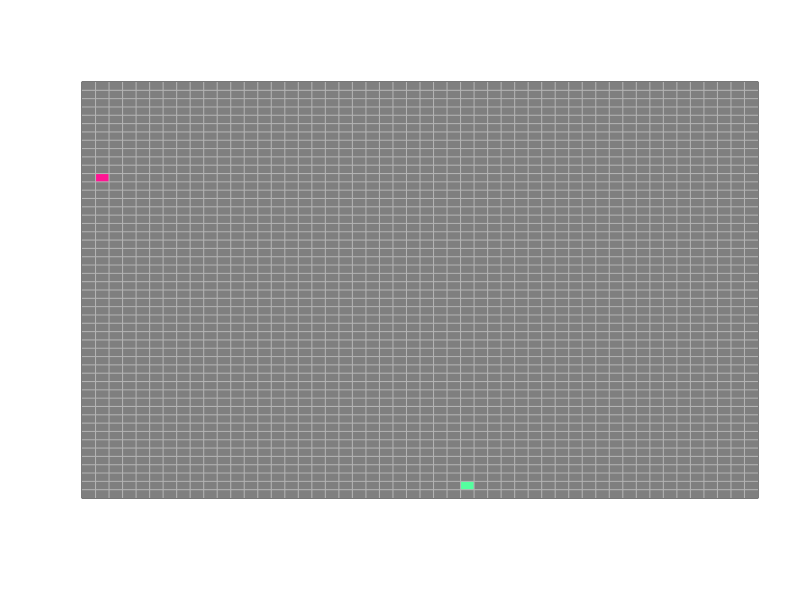
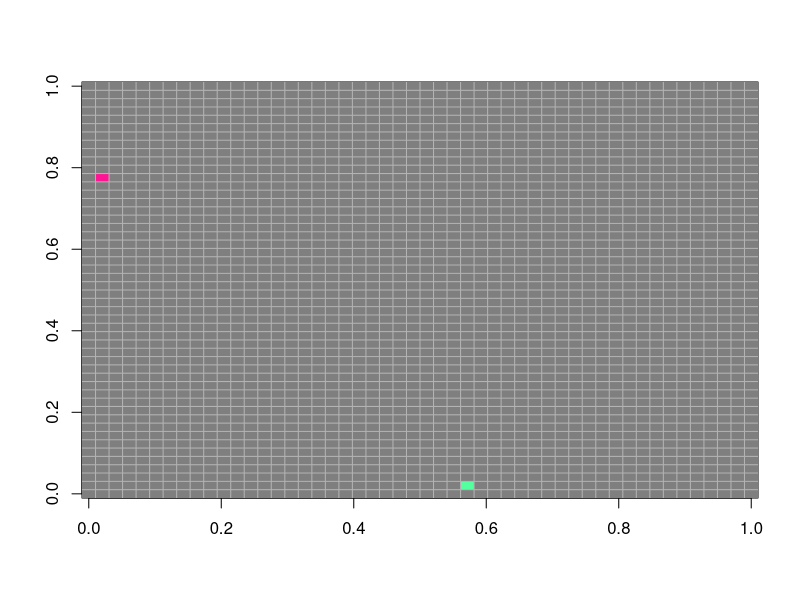
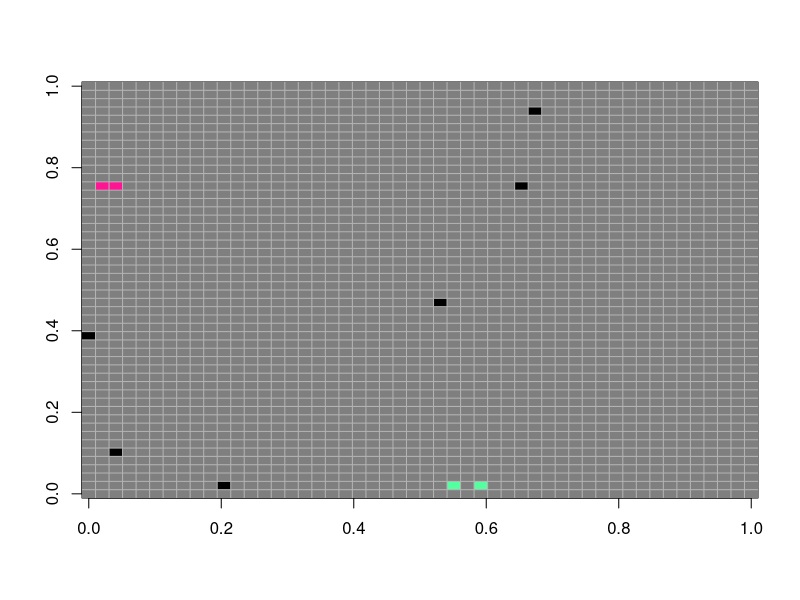
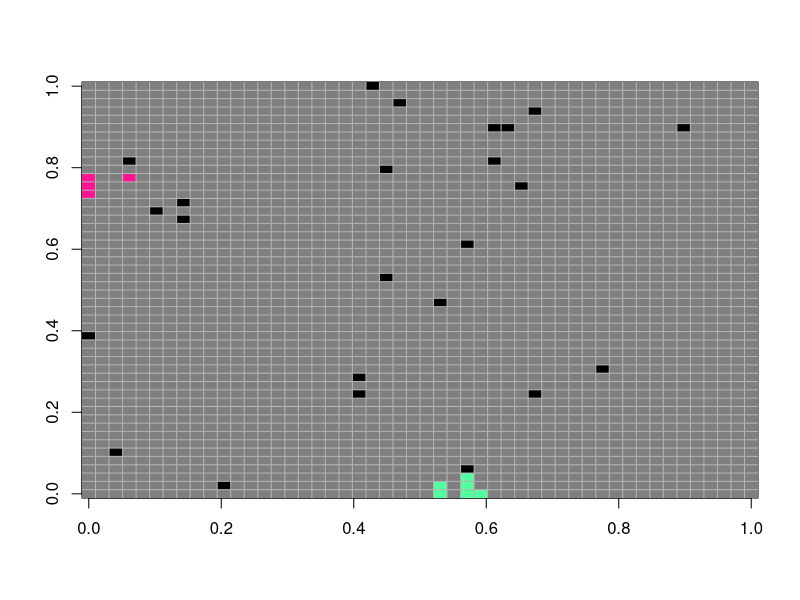
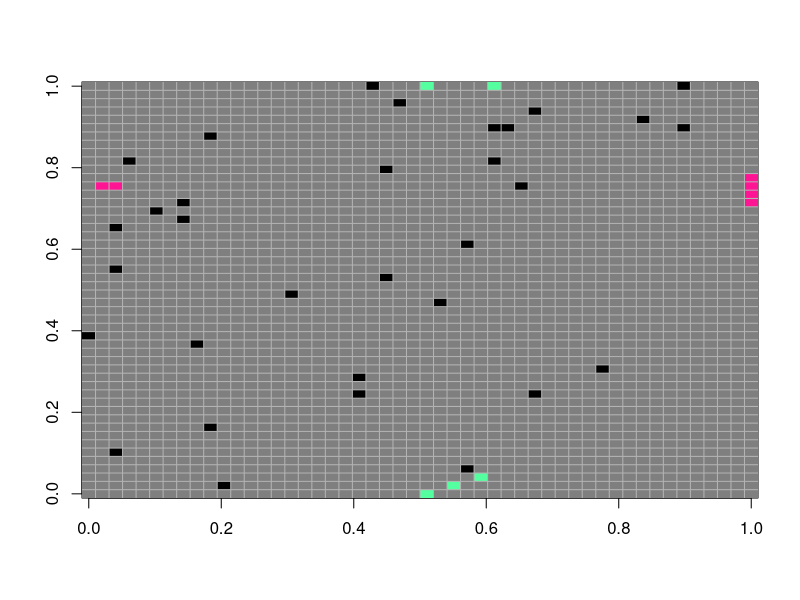
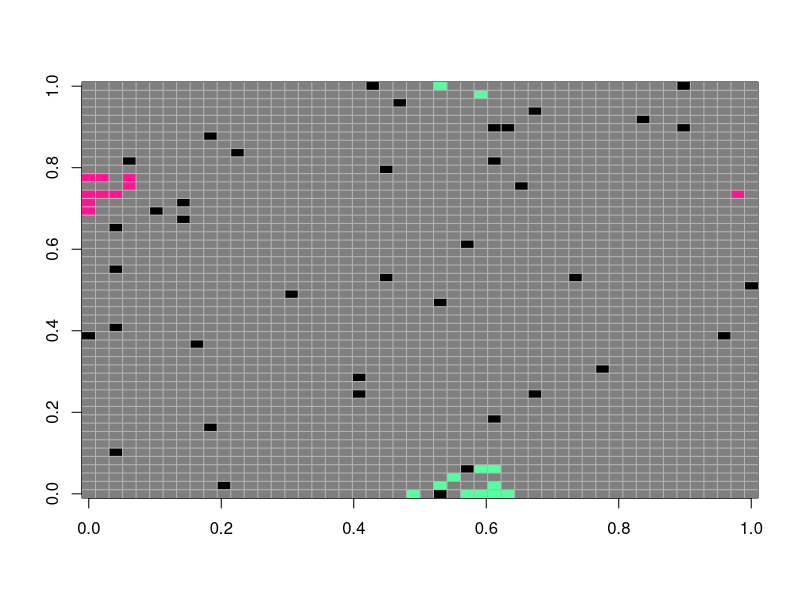
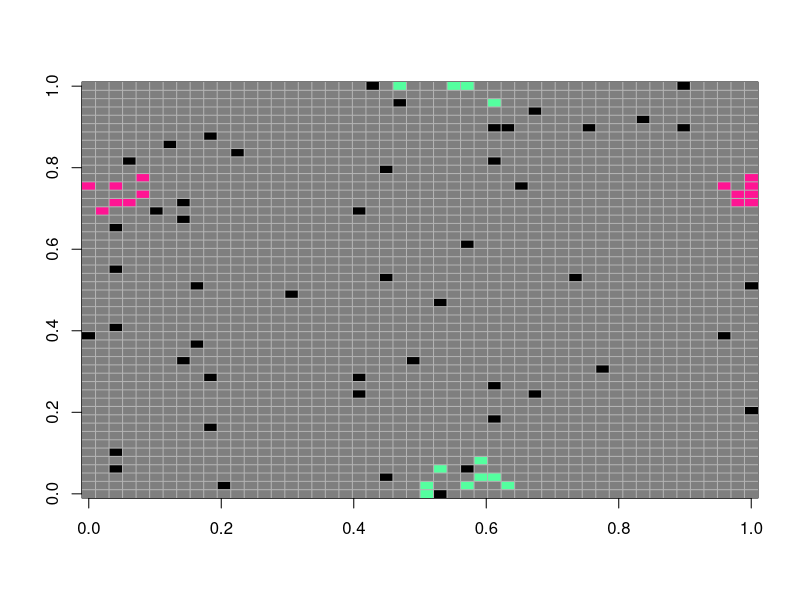
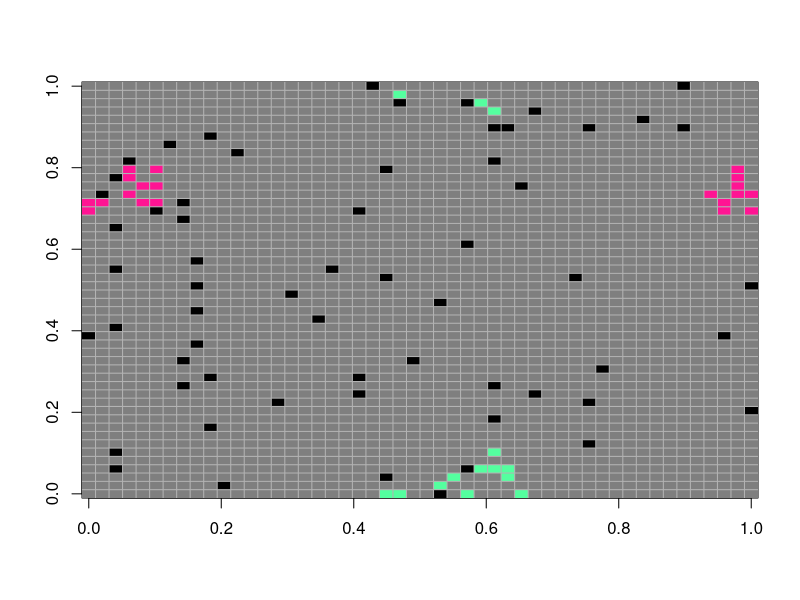

These figures' R source, in order:
# plasmidos infectivos entre ellos pero con muerte de bacterias
# mas completo
rm(list=ls())
q=0.005 # Probabilidad de muerte
n=50 # matriz de 50 x 50
mat=matrix(ncol=n,nrow=n,0) # Crea una matriz de bacterias sin capsula

mat[2,39]=1 # coloca la bacteria con capsula 1 en (25,15)
mat[29,2]=2 # Colocar bacteria con capsula 2 en (47,41)
image(mat,col=c("grey50","deeppink","seagreen1", "black"),yaxt="n",xaxt="n",zlim=c(0,3)) # Plot image
grid(nx=n,ny=n,col="grey70",lty=1)

temp=mat
t=80 # Tiempo del automata
n_SinCapsula=rep(0,t) # Vector sin capsula (conteos)
n_Capsula1=rep(0,t) # Vector con capsula1
n_Capsula2=rep(0,t) # Vector con capsula
n_death = rep(0,t)

for (k in 1:t){ # Repetir t veces 
  kH=0 # inicio de contadores 
  kI=0 
  kR=0 
  kD=0
  # 
  for (i in 1:n){
    for (j in 1:n){
      if (mat[i,j]==0) { kH=kH+1} # Conteo sincapsula
      if (mat[i,j]==1) { kI=kI+1} # Conteo capsula1
      if (mat[i,j]==2) { kR=kR+1} # Conteo capsula2
      if (mat[i,j]==3) { kD=kD+1} # conteo de muertes
      R=0 # inicializar los conteos desde cero
      R1= 0
      R0 = 0
      
      # inicia conteos
      if (mat[i,j]==0){ # van para capsula, bacteria sin capsula
        E=i+1
        W=i-1
        N=j-1
        S=j+1
        # 
        if (E==n+1) { E=1}
        if (W==0) { W=n}
        if (N==0) { N=n}
        if (S==n+1) { S=1}
        # 
        if(mat[E,j]==1){R=R+1} # East
        if(mat[W,j]==1){R=R+1} # West
        if(mat[i,N]==1){R=R+1} # North
        if(mat[i,S]==1){R=R+1} # South
        if(mat[E,N]==1){R=R+1} # North East
        if(mat[E,S]==1){R=R+1} # South East
        if(mat[W,N]==1){R=R+1} # North West
        if(mat[W,S]==1){R=R+1} # South West
      }
      a=-1.5
      b=0.6
      Pinfect=(1/(1+exp(-(a+b*R)))) # Calcula la probabilidad de cambiar
      g=runif(1) # Arroja un numero aleatorio
      if (g<Pinfect & mat[i,j]==0 & R>0){
        temp[i,j]=1 # Healthy becomes infected
      } ### fin de los suceptibles a infectados
      
      # plasmido 2 con sin plasmido
      if (mat[i,j]==0){ # If healthy individual
        E=i+1
        W=i-1
        N=j-1
        S=j+1
        # 
        if (E==n+1) { E=1}
        if (W==0) { W=n}
        if (N==0) { N=n}
        if (S==n+1) { S=1}
        # 
        if(mat[E,j]==2){R1=R1+1} # East
        if(mat[W,j]==2){R1=R1+1} # West
        if(mat[i,N]==2){R1=R1+1} # North
        if(mat[i,S]==2){R1=R1+1} # South
        if(mat[E,N]==2){R1=R1+1} # North East
        if(mat[E,S]==2){R1=R1+1} # South East
        if(mat[W,N]==2){R1=R1+1} # North West
        if(mat[W,S]==2){R1=R1+1} # South West
      }
      a1<- -1.5
      b1<- 0.9
      Pinfect1<- (1/(1+exp(-(a+b*R1)))) # Calcula la probabilidad de cambiar
      g1<- runif(1) # Arroja un numero aleatorio
      if (g1<Pinfect1 & mat[i,j]==0 & R1>0){
        temp[i,j]=2 # Bacteria sin capsula pasa a plasmido 2
      }
      
      ### plasmido 1 infecta al 2 
      if (mat[i,j]==2){ #  el plasmido 2 se infecta con el plasmido 1
        E=i+1
        W=i-1
        N=j-1
        S=j+1
        # 
        if (E==n+1) { E=1}
        if (W==0) { W=n}
        if (N==0) { N=n}
        if (S==n+1) { S=1}
        #
        if(mat[E,j]==1){R=R+1} # East
        if(mat[W,j]==1){R=R+1} # West
        if(mat[i,N]==1){R=R+1} # North
        if(mat[i,S]==1){R=R+1} # South
        if(mat[E,N]==1){R=R+1} # North East
        if(mat[E,S]==1){R=R+1} # South East
        if(mat[W,N]==1){R=R+1} # North West
        if(mat[W,S]==1){R=R+1} # South West
      }
      a=-1.5
      b=0.6
      Pinfect=(1/(1+exp(-(a+b*R)))) # Calcula la probabilidad de cambiar
      g2<-runif(1) # Arroja un numero aleatorio
      if (g2<Pinfect & mat[i,j]==2 & R>0){
        temp[i,j]=1 # pasan a plasmido 1 
      }
      
      #### plasmido 2 infecta al 1
      if (mat[i,j]==1){ # 
        E=i+1
        W=i-1
        N=j-1
        S=j+1
        # 
        if (E==n+1) { E=1}
        if (W==0) { W=n}
        if (N==0) { N=n}
        if (S==n+1) { S=1}
        # 
        if(mat[E,j]==2){R1=R1+1} # East
        if(mat[W,j]==2){R1=R1+1} # West
        if(mat[i,N]==2){R1=R1+1} # North
        if(mat[i,S]==2){R1=R1+1} # South
        if(mat[E,N]==2){R1=R1+1} # North East
        if(mat[E,S]==2){R1=R1+1} # South East
        if(mat[W,N]==2){R1=R1+1} # North West
        if(mat[W,S]==2){R1=R1+1} # South West
      }
      a1<- -1.5
      b1<- 0.9
      Pinfect1<- (1/(1+exp(-(a+b*R1)))) # Calcula la probabilidad de cambiar
      g3<- runif(1) # Arroja un numero aleatorio
      if (g3<Pinfect1 & mat[i,j]==1 & R1>0){
        temp[i,j]=2 # plasmido 1 pasa a plasmido 2
      }
      
      ## vuelven a ser sin plasmido
      ### plasmido 2 pierde su capcide
      if (mat[i,j]==2){ # SI el plasmido 2 se infecta con el plasmido 1
        E=i+1
        W=i-1
        N=j-1
        S=j+1
        # 
        if (E==n+1) { E=1}
        if (W==0) { W=n}
        if (N==0) { N=n}
        if (S==n+1) { S=1}
        # 
        if(mat[E,j]==0){R0=R0+1} # East
        if(mat[W,j]==0){R0=R0+1} # West
        if(mat[i,N]==0){R0=R0+1} # North
        if(mat[i,S]==0){R0=R0+1} # South
        if(mat[E,N]==0){R0=R0+1} # North East
        if(mat[E,S]==0){R0=R0+1} # South East
        if(mat[W,N]==0){R0=R0+1} # North West
        if(mat[W,S]==0){R0=R0+1} # South West
      }
      a=-1.4
      b=0.8
      Pinfect=(1/(1+exp(-(a+b*R0)))) # Calcula la probabilidad de cambiar
      g4<-runif(1) # Arroja un numero aleatorio
      if (g4<Pinfect & mat[i,j]==2 & R0>0){
        temp[i,j]=0 # pasan a plasmido 1 
      }
      
      #### plasmido 1 pierde su capsula
      if (mat[i,j]==1){ # 
        E=i+1
        W=i-1
        N=j-1
        S=j+1
        # 
        if (E==n+1) { E=1}
        if (W==0) { W=n}
        if (N==0) { N=n}
        if (S==n+1) { S=1}
        # 
        if(mat[E,j]==0){R0=R0+1} # East
        if(mat[W,j]==0){R0=R0+1} # West
        if(mat[i,N]==0){R0=R0+1} # North
        if(mat[i,S]==0){R0=R0+1} # South
        if(mat[E,N]==0){R0=R0+1} # North East
        if(mat[E,S]==0){R0=R0+1} # South East
        if(mat[W,N]==0){R0=R0+1} # North West
        if(mat[W,S]==0){R0=R0+1} # South West
      }
      a1<- -1.4
      b1<- 0.8
      Pinfect1<- (1/(1+exp(-(a+b*R0)))) # Calcula la probabilidad de cambiar
      g5<- runif(1) # Arroja un numero aleatorio
      if (g5<Pinfect1 & mat[i,j]==1 & R0>0){
        temp[i,j]=0 # plasmido 1 pasa a plasmido 2
      }
      
      #muertos
      if (mat[i,j]==1){ 
        g6<-runif(1) ##### Conteo por probabilidad de los muertos de la capsula 1
        if (g6<q){ ########
          temp[i,j]=3
        }
        }
        if (mat[i,j]==2){ 
          g7<-runif(1) #####Conteo por probabilidad de los muertos de la capsula 2
          if (g7<q){ ########
            temp[i,j]=3
          }
        }  
      if (mat[i,j]==0){ 
        g8<-runif(1) #####Conteo por probabilidad de los muertos de la capsula 2
        if (g8<q){ ########
          temp[i,j]=3
        }
      }  
      
      
      
      
    }
  }
  image(mat,col=c("grey50","deeppink","seagreen1", "black"),add=F,,zlim=c(0,3)) # Plot image
  grid(nx=n,ny=n,col="grey70",lty=1)
  Sys.sleep(0.1) 
  mat=temp # sobreescribe la matriz en la terminal de plot 
  # Guarda el conteo de sin capsula, cap1, cap2 y muertos
  n_SinCapsula[k]=kH
  n_Capsula1[k]=kI
  n_Capsula2[k]=kR
  n_death[k]=kD
}
